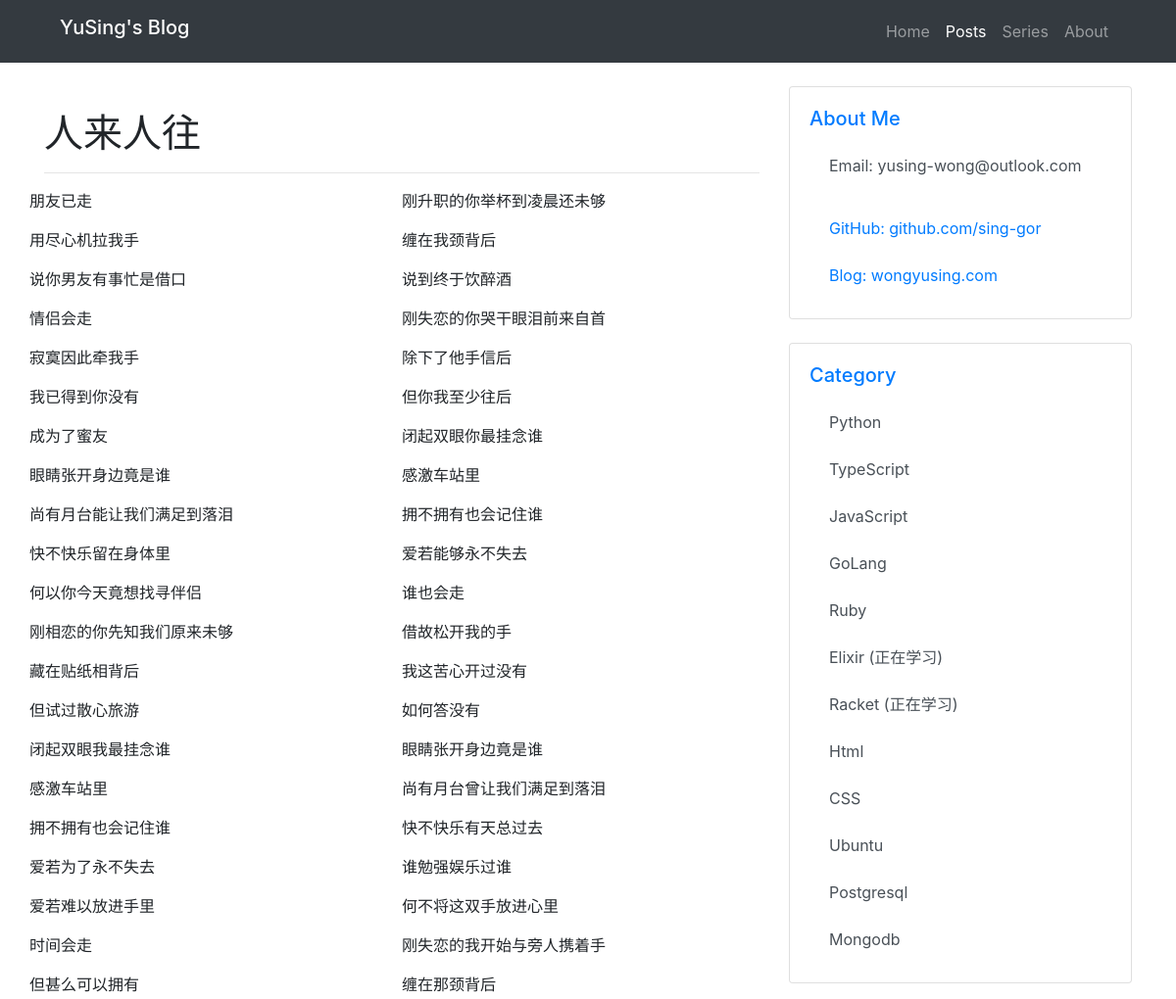
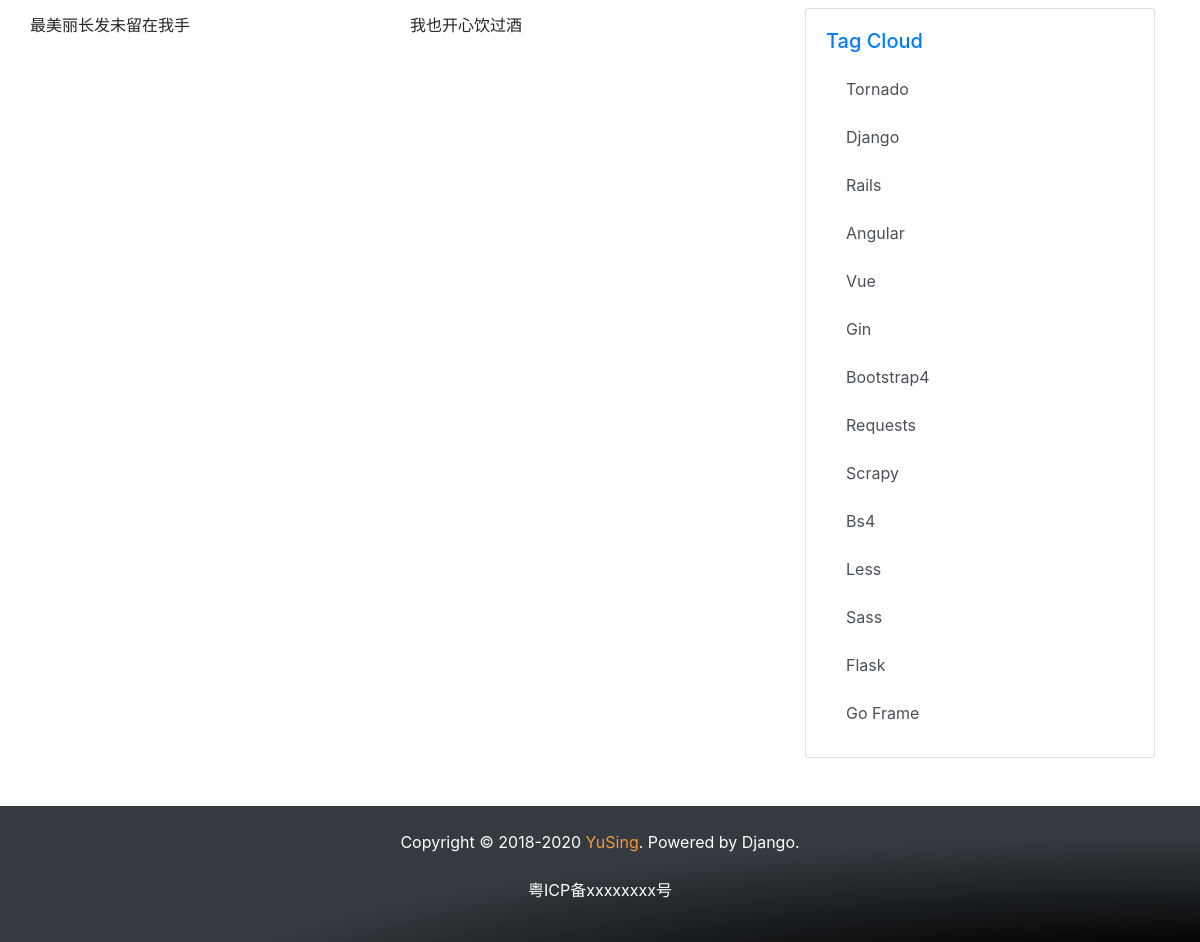
The page /articles/5 on the database its author committed (2 pictures, top to bottom).
### controllers/articles/models.py (models this page shows, shortened)
class Articles(models.Model):
    DATASTATUS = (
        (0,'发布'),
        (1,'草稿'),
    )
    data_status = models.IntegerField(choices=DATASTATUS,verbose_name='是否显示',default=1)
    title = models.CharField(verbose_name='文章标题',
                             max_length=100)
    slug = models.SlugField(max_length=30, verbose_name='索引', unique=True)
    body = models.TextField(verbose_name='文章内容')
    author = models.CharField(verbose_name='作者',default='Sing',max_length=100)
    created_time = models.DateTimeField(auto_now_add=True,verbose_name='创建时间')
    update_time = models.DateTimeField(auto_now=True,verbose_name='修改时间')
    '''
    CREATE TABLE "articles"
        (
            "id" integer NOT NULL PRIMARY KEY AUTOINCREMENT,
            "data_status" integer NOT NULL,
            "title" varchar(100) NOT NULL,
            "slug" varchar(30) NOT NULL UNIQUE,
            "body" text NOT NULL,
            "author" varchar(100) NOT NULL,
            "created_time" datetime NOT NULL,
            "update_time" datetime NOT NULL
        );
    '''
    class Meta:
        db_table = 'articles'
        verbose_name = '文章'
        verbose_name_plural = '文章列表'

### controllers/articles/views.py (the view)
# urls.py: path('<id>',views.show,name='article_show')
def show(request, id):
    falsh = Falsh
    context = {}
    queryone = get_object_or_404(models.Articles,id=id)
    context['falsh'] = falsh
    print(context)
    context['article'] = queryone
    return render(request,'pages/articles/show.html',context=context)

### templates/pages/articles/show.html (shortened to what this page needs)
<!doctype html>
{% load static %}
<html lang="en">
<head>
  <link rel="stylesheet" href="https://cdn.bootcdn.net/ajax/libs/twitter-bootstrap/4.5.0/css/bootstrap.min.css">
</head>
<body>
  <div class="site-layout">
    <header class="site-header bg-dark">
      <div class="container">
        <nav class="navbar navbar-expand-lg navbar-dark bg-dark">
          <a class="navbar-brand h1" href="{% url 'home' %}">YuSing's Blog</a>
          <div class="collapse navbar-collapse" id="navbarSupportedContent">
            <ul class="navbar-nav ml-auto">
              <li class="nav-item">
                <a class="nav-link" href="{% url 'home' %}">Home </a>
              </li>
              <li class="nav-item">
                <a class="nav-link active" href="{% url 'article_index' %}">Posts <span class="sr-only">(current)</span></a>
              </li>
              <li class="nav-item">
                <a class="nav-link" href="#">Series</a>
              </li>
              <li class="nav-item">
                <a class="nav-link" href="#">About</a>
              </li>
            </ul>
          </div>
        </nav>
      </div>
    </header>
    <main class="site-main container mt-4">
      <div class="row">
        <article class="col-8">
          <div class="post-list mt-4">
            <h1>{{ article.title }}</h1>
            <hr>
            <div class="row row-cols-1 row-cols-md-2 mt-3">
              {{ article.body | safe }}
            </div>
          </div>
        </article>
        <aside class="col-4">
          <div class="card mb-4">
            <div class="card-body">
              <h5 class="card-title text-primary">About Me</h5>
              <ul class="list-group">
                <li class="list-group-item list-group-item-action">
                  <p class="">Email: yusing-wong@outlook.com </p>
                </li>
                <li class="list-group-item list-group-item-action">
                  <a href='https://github.com/sing-gor' target="_blank" class="">GitHub: github.com/sing-gor </a>
                </li>
                <li class="list-group-item list-group-item-action">
                  <a href="http://wongyusing.com/" target="_blank" class="">Blog: wongyusing.com </a>
                </li>
              </ul>
            </div>
          </div>
          <div class="card mb-4">
            <div class="card-body ">
              <h5 class="card-title text-primary">Category</h5>
              <div class="list-group w-100">
                <a href="https://docs.python.org/3/" target="_blank" class="list-group-item list-group-item-action">Python</a>
                <a href="https://www.typescriptlang.org/docs/home.html" target="_blank" class="list-group-item list-group-item-action">TypeScript</a>
                <a href="https://www.w3schools.com/js/" target="_blank" class="list-group-item list-group-item-action">JavaScript</a>
                <a href="http://gobook.io/read/github.com/lunny/gopl-zh/" class="list-group-item list-group-item-action ">GoLang</a>
                <a href="http://lrthw.github.io/" target="_blank" class="list-group-item list-group-item-action ">Ruby</a>
                <a href="https://elixirschool.com/en/" target="_blank" class="list-group-item list-group-item-action ">Elixir (正在学习)</a>
                <a href="https://racket-lang.org/" target="_blank" class="list-group-item list-group-item-action ">Racket (正在学习)</a>
                <a href="https://www.w3schools.com/html/default.asp" target="_blank" class="list-group-item list-group-item-action ">Html</a>
                <a href="https://www.w3schools.com/css/default.asp" target="_blank" class="list-group-item list-group-item-action ">CSS</a>
                <a href="https://www.runoob.com/linux/linux-file-content-manage.html" class="list-group-item list-group-item-action ">Ubuntu</a>
                <a href="https://www.w3schools.com/sql/default.asp" target="_blank" class="list-group-item list-group-item-action ">Postgresql</a>
                <a href="https://www.mongodb.com/" target="_blank" class="list-group-item list-group-item-action ">Mongodb</a>
              </div>
            </div>
          </div>
          <div class="card mb-4">
            <div class="card-body">
              <h5 class="card-title text-primary">Tag Cloud</h5>
              <a href="https://www.tornadoweb.org/en/stable/" target="_blank" class="list-group-item list-group-item-action">Tornado</a>
              <a href="https://docs.djangoproject.com/en/2.2/" target="_blank" class="list-group-item list-group-item-action">Django</a>
              <a href="https://ruby-china.github.io/rails-guides/v4.1/" target="_blank" class="list-group-item list-group-item-action">Rails</a>
              <a href="https://angular.io/start" target="_blank" class="list-group-item list-group-item-action">Angular</a>
              <a href="https://cn.vuejs.org/v2/guide/" target="_blank" class="list-group-item list-group-item-action">Vue</a>
              <a href="https://gin-gonic.com/docs/quickstart/" target="_blank" class="list-group-item list-group-item-action">Gin</a>
              <a href="https://v4.bootcss.com/docs/4.0/getting-started/introduction/" target="_blank" class="list-group-item list-group-item-action">Bootstrap4</a>
              <a href="https://2.python-requests.org/en/master/" target="_blank" class="list-group-item list-group-item-action">Requests</a>
              <a href="https://docs.scrapy.org/en/latest/" target="_blank" class="list-group-item list-group-item-action">Scrapy</a>
              <a href="https://www.crummy.com/software/BeautifulSoup/bs4/doc/" target="_blank" class="list-group-item list-group-item-action">Bs4</a>
              <a href="http://lesscss.org/" target="_blank" class="list-group-item list-group-item-action">Less</a>
              <a href="https://sass-lang.com/documentation" target="_blank" class="list-group-item list-group-item-action">Sass</a>
              <a href="https://flask.palletsprojects.com/en/1.1.x/" target="_blank" class="list-group-item list-group-item-action">Flask</a>
              <a href="https://goframe.org/index" target="_blank" class="list-group-item list-group-item-action">Go Frame</a>
            </div>
          </div>
        </aside>
      </div>
    </main>
    <footer class="site-footer">
      <div class="site-footer-bg-dark mt-4 mb-0 pb-4">
        <div class="container">
          <p class="text-center mt-4 site-footer-data">Copyright © 2018-2020 <a class="site-fotter-color" href="https://github.com/sing-gor">YuSing</a>. Powered by Django.</p>
          <p class="text-center mt-4 site-footer-data">粤ICP备xxxxxxxx号</p>
        </div>
      </div>
    </footer>
  </div>
</body>
</html>

### templates/pages/articles/show.html (style rules this page uses)
html, body { height: 100%; }
.site-layout { display: flex; flex-direction: column; height: 100%; }
.site-header { flex: 0 0 auto; }
.site-main { flex: 1 0 auto; }
.site-footer { flex: 0 0 auto; }
.site-footer-bg-dark { background-color: #343a40 !important; background: radial-gradient(ellipse farthest-corner at 100% 150%, #000 20%, transparent 60%); }
.site-footer-data { color: #ffffff; }
a.site-fotter-color { color: #fa983a; }
.list-group-item { position: relative; display: block; padding: .75rem 1.25rem; background-color: #fff; border: none; }

### rows shown on the page
Articles: title "人来人往", body "朋友已走 刚升职的你举杯到凌晨还未够 用尽心机拉我手 缠在我颈背后 说你男友有事忙是借口 说到终于饮醉酒 情侣会走 刚失恋的你哭干眼泪前来自首 寂寞因此牵我手 除下了他手信后 我已得到你没有 但你我至少往后 成为了蜜友 闭起双眼你最挂念谁 眼睛张开身边竟是谁 感激车站里 尚有月台能让我们满足到落泪 拥不拥有也会记住谁 快不快乐留在身体里 爱若能够永不失去 何以你今天竟想找寻伴侣 谁也会走 刚相恋的你先知我们原来未够 借故松开我的手 藏在贴纸相背后 我这苦心开过没有 但试过散心旅游 如何答没有 闭起双眼我最挂念谁 眼睛张开身边竟是谁 感激车站里 尚有月台曾让我们满足到落泪 拥不拥有也会记住谁 快不快乐有天总过去 爱若为了永不失去 谁勉强娱乐过谁 爱若难以放进手里 何不将这双手放进心里 时间会走 刚失恋的我开始与旁人携着手 但甚么可以拥有 缠在那颈背后 最美丽长发未留在我手 我也开心饮过酒"
